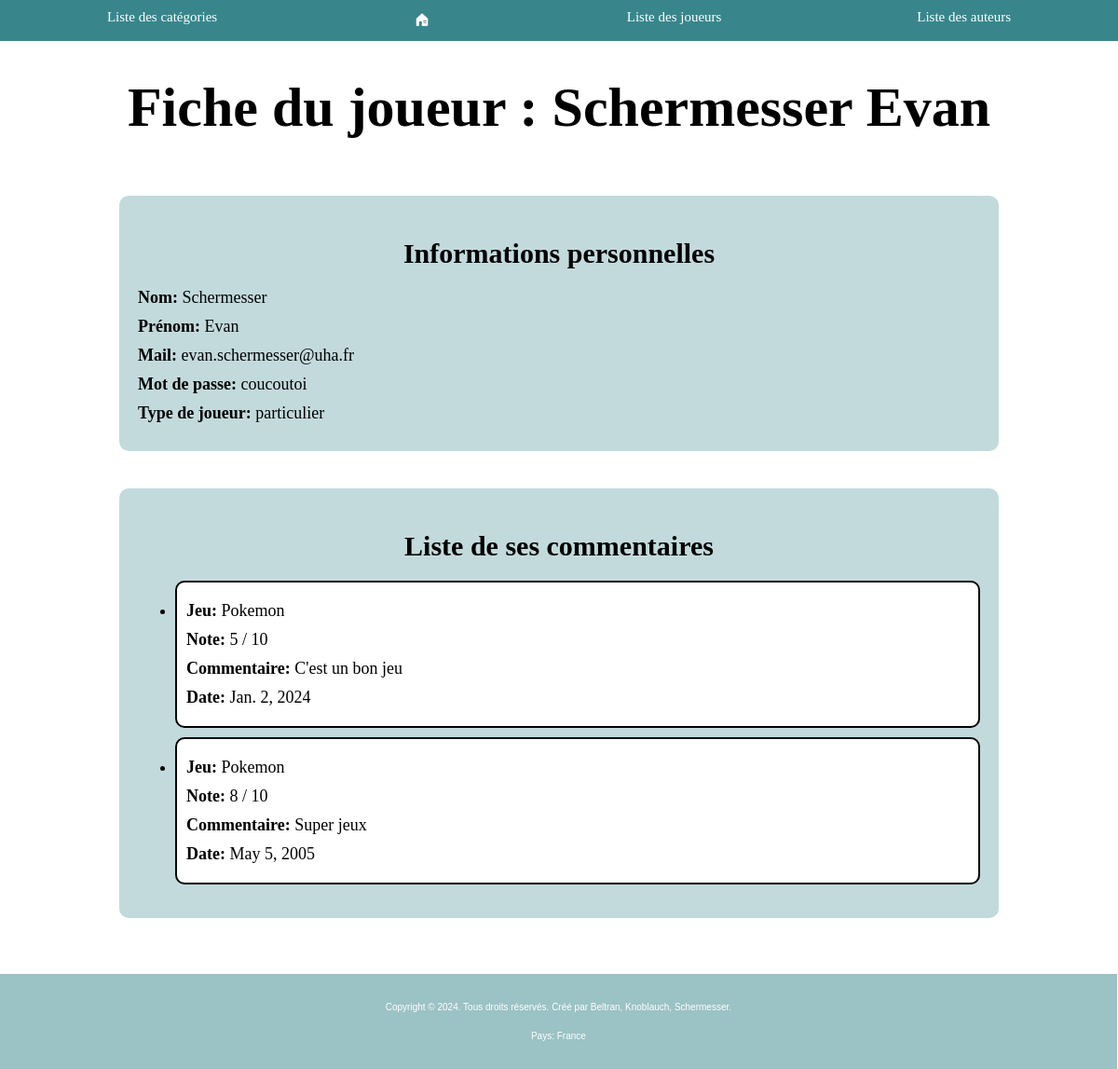
/affiche_joueurs/2/, run on an earlier commit of the app's database.
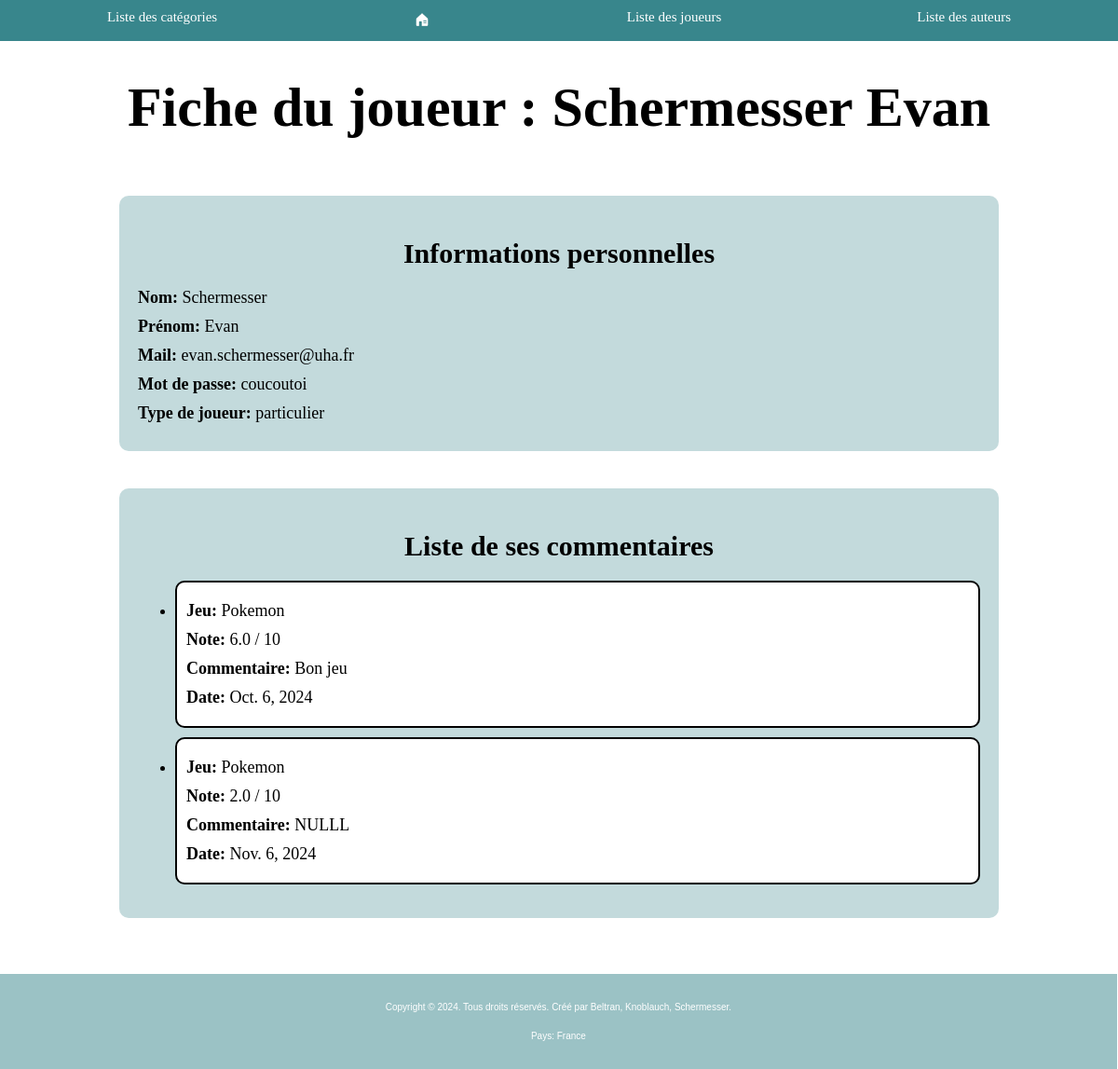
And on a later commit of the database.
### ludotheque/models.py (models this page shows, shortened)
class Commentaires(models.Model):
    jeux = models.ForeignKey("Jeux", on_delete=models.CASCADE, default=None)
    joueurs = models.ForeignKey("Joueurs", on_delete=models.CASCADE, default=None)
    note = models.FloatField(max_length=3)
    commentaire = models.TextField(blank=True, null=True)
    date = models.DateField(blank=True, null=False)

class Jeux(models.Model):
    titre = models.CharField(max_length=100)
    anneeSortie = models.IntegerField()
    photo = models.ImageField(upload_to='images/', blank=True, null=True)
    editeur = models.CharField(max_length=100)
    auteur = models.ForeignKey("Auteurs", on_delete=models.CASCADE, default=None)
    cat = models.ForeignKey("Categories", on_delete=models.CASCADE, default=None)
    def __str__(self):
        chaine = f" {self.titre} "
        return chaine

### ludotheque/views_joueurs.py (the view)
# urls.py: path('affiche_joueurs/<int:id>/', views_joueurs.joueurs_affiche),
def joueurs_affiche(request, id):
    joueur = models.Joueurs.objects.get(pk=id)
    commentaires = models.Commentaires.objects.filter(joueurs=joueur)
    return render(request, "joueurs/affiche.html", {"joueur": joueur, "commentaires": commentaires})

### ludotheque/templates/joueurs/affiche.html (shortened to what this page needs)
<!DOCTYPE html>
<html lang="en">
{% load static %}
<head>
    <link rel="stylesheet" type="text/css" href="{% static 'main.css' %}"/>
</head>
<body>
{% include 'main_nav.html' %}
<div class="containerSecond">
    <h1 class="mainTitle">Fiche du joueur : {{ joueur.nom }} {{ joueur.prenom }}</h1>
    <article class="playerInfo">
        <h2>Informations personnelles</h2>
        <p><strong>Nom:</strong> {{ joueur.nom }}</p>
        <p><strong>Prénom:</strong> {{ joueur.prenom }}</p>
        <p><strong>Mail:</strong> {{ joueur.mail }}</p>
        <p><strong>Mot de passe:</strong> {{ joueur.mdp }}</p>
        <p><strong>Type de joueur:</strong> {{ joueur.type }}</p>
    </article>
    <article class="playerComments">
        <h2>Liste de ses commentaires</h2>
        <ul>
        {% for commentaire in commentaires %}
            <li class="commentItem">
                <p><strong>Jeu:</strong> {{ commentaire.jeux }}</p>
                <p><strong>Note:</strong> {{ commentaire.note }} / 10</p>
                <p><strong>Commentaire:</strong> {{ commentaire.commentaire }}</p>
                <p><strong>Date:</strong> {{ commentaire.date }}</p>
            </li>
        {% empty %}
            <p>Ce joueur n'a pas encore de commentaires.</p>
        {% endfor %}
        </ul>
    </article>
</div>
{% include 'main_footer.html' %}
</body>
</html>

What changed in the data, as far as the page shows it:
removed Commentaires: jeux "Pokemon", note "5", commentaire "C'est un bon jeu", date "Jan. 2, 2024"
removed Commentaires: jeux "Pokemon", note "8", commentaire "Super jeux", date "May 5, 2005"
added Commentaires: jeux "Pokemon", note "6.0", commentaire "Bon jeu", date "Oct. 6, 2024"
added Commentaires: jeux "Pokemon", note "2.0", commentaire "NULLL", date "Nov. 6, 2024"
